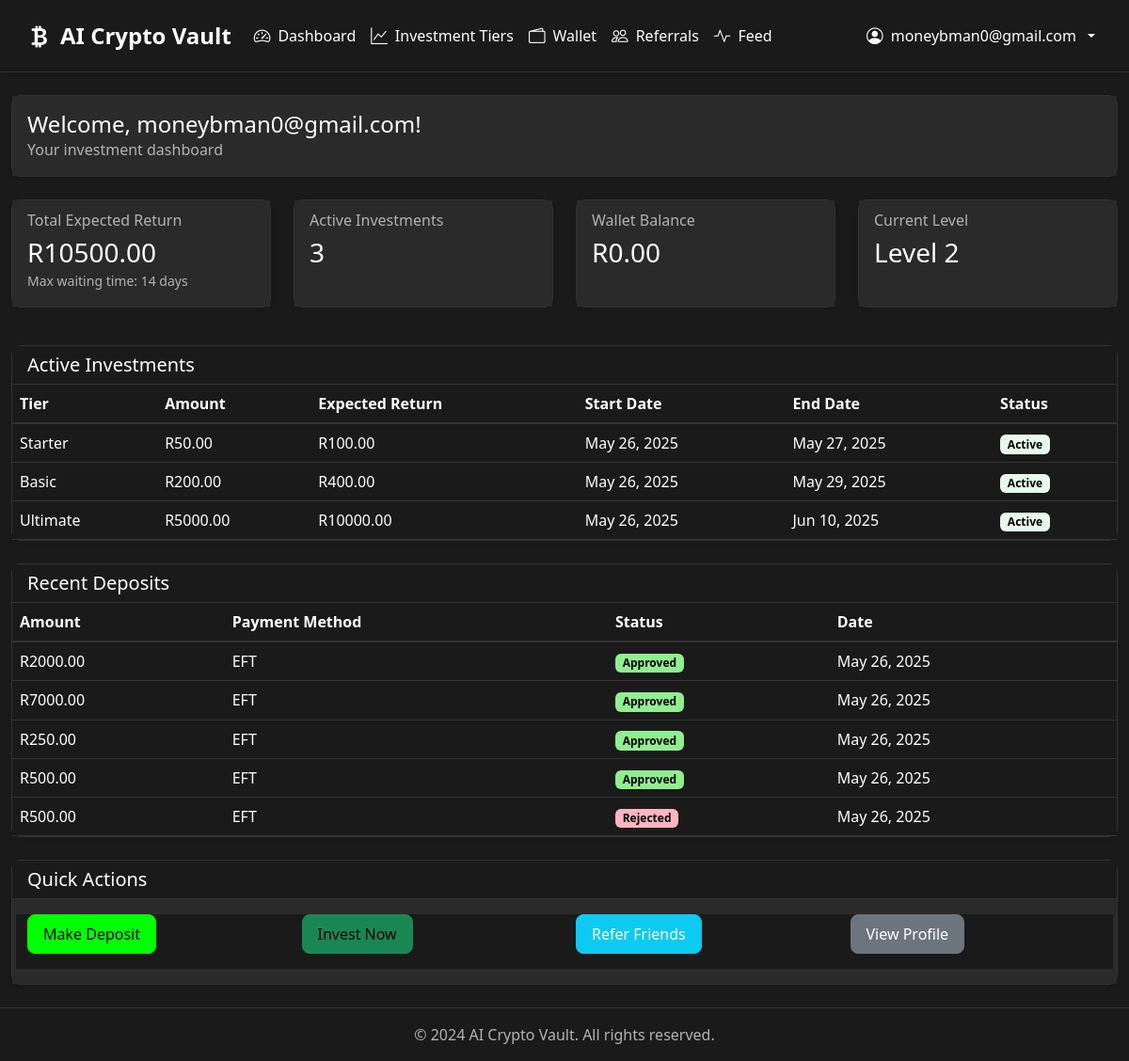
Page /dashboard/ (signed in) on the committed database.
### core/models.py (models this page shows, shortened)
class CustomUser(AbstractUser):
    email = models.EmailField(unique=True)
    phone = models.CharField(max_length=15, blank=True)
    auto_reinvest = models.BooleanField(default=False)
    total_invested = models.DecimalField(max_digits=12, decimal_places=2, default=0)
    level = models.IntegerField(default=1)
    last_ip = models.GenericIPAddressField(null=True, blank=True)  # Last known IP address
    USERNAME_FIELD = 'email'
    REQUIRED_FIELDS = ['username']
    def get_next_level_threshold(self):
        if self.level == 1:
            return Decimal('10000') - self.total_invested
        elif self.level == 2:
            return Decimal('20000') - self.total_invested
        return Decimal('0')

class Wallet(models.Model):
    user = models.OneToOneField(CustomUser, on_delete=models.CASCADE)
    balance = models.DecimalField(max_digits=12, decimal_places=2, default=0)
    created_at = models.DateTimeField(auto_now_add=True)
    updated_at = models.DateTimeField(auto_now=True)

class Investment(models.Model):
    user = models.ForeignKey(CustomUser, on_delete=models.CASCADE)
    tier = models.ForeignKey(InvestmentTier, on_delete=models.CASCADE)
    amount = models.DecimalField(max_digits=12, decimal_places=2)
    return_amount = models.DecimalField(max_digits=12, decimal_places=2)
    start_date = models.DateTimeField(auto_now_add=True)
    end_date = models.DateTimeField()
    expires_at = models.DateTimeField(default=timezone.now)  # Added default value
    is_active = models.BooleanField(default=True)
    created_at = models.DateTimeField(auto_now_add=True)
    updated_at = models.DateTimeField(auto_now=True)

class InvestmentTier(models.Model):
    name = models.CharField(max_length=100)
    amount = models.DecimalField(max_digits=12, decimal_places=2)
    return_amount = models.DecimalField(max_digits=12, decimal_places=2)
    duration_days = models.IntegerField()
    min_level = models.IntegerField(default=1)
    created_at = models.DateTimeField(auto_now_add=True)
    updated_at = models.DateTimeField(auto_now=True)
    logo = models.ImageField(upload_to='tier_logos/', null=True, blank=True)  # Logo for the tier
    description = models.TextField(blank=True)  # Description of the tier

class Deposit(models.Model):
    STATUS_CHOICES = [
        ('pending', 'Pending'),
        ('approved', 'Approved'),
        ('rejected', 'Rejected'),
    ]
    PAYMENT_METHODS = [
        ('eft', 'EFT'),
        ('cash', 'Cash Deposit'),
    ]
    user = models.ForeignKey(CustomUser, on_delete=models.CASCADE)
    amount = models.DecimalField(max_digits=12, decimal_places=2)
    payment_method = models.CharField(max_length=20, choices=PAYMENT_METHODS)
    proof_image = models.ImageField(upload_to='deposit_proofs/', null=True, blank=True)
    status = models.CharField(max_length=10, choices=STATUS_CHOICES, default='pending')
    created_at = models.DateTimeField(auto_now_add=True)
    updated_at = models.DateTimeField(auto_now=True)
    admin_notes = models.TextField(blank=True)  # Admin notes for approval/rejection

### core/views.py (the view)
# urls.py: path('dashboard/', views.dashboard_view, name='dashboard'),
@login_required
def dashboard_view(request):
    user = request.user
    wallet, created = Wallet.objects.get_or_create(user=user)
    investments = Investment.objects.filter(user=user)
    deposits = Deposit.objects.filter(user=user).order_by('-created_at')
    referrals = Referral.objects.filter(inviter=user)
    total_earnings = sum(inv.return_amount - inv.amount for inv in investments if not inv.is_active)
    active_investments = investments.filter(is_active=True)
    total_expected_return = sum(inv.return_amount for inv in active_investments)
    max_waiting_time = 0
    if active_investments.exists():
        furthest_end_date = max(inv.end_date for inv in active_investments)
        max_waiting_time = (furthest_end_date - timezone.now()).days
    total_deposits = sum(dep.amount for dep in deposits if dep.status == 'approved')
    total_bonus = sum(ref.bonus_amount for ref in referrals)
    active_investments = investments.filter(is_active=True)
    completed_investments = investments.filter(is_active=False)
    available_tiers = InvestmentTier.objects.filter(min_level__lte=user.level)
    next_level_threshold = user.get_next_level_threshold()
    progress_percentage = 0
    if next_level_threshold > 0:
        if user.level == 1:
            progress_percentage = (user.total_invested / Decimal('10000')) * 100
        elif user.level == 2:
            progress_percentage = ((user.total_invested - Decimal('10000')) / Decimal('10000')) * 100
    context = {
        'wallet': wallet,
        'total_earnings': total_earnings,
        'total_expected_return': total_expected_return,
        'max_waiting_time': max_waiting_time,
        'total_deposits': total_deposits,
        'total_bonus': total_bonus,
        'active_investments': active_investments,
        'completed_investments': completed_investments,
        'deposits': deposits,
        'tiers': available_tiers,
        'user_level': user.level,
        'total_invested': user.total_invested,
        'next_level_threshold': next_level_threshold,
        'progress_percentage': progress_percentage,
    }
    return render(request, 'core/dashboard.html', context)

### core/templates/core/dashboard.html
{% extends 'core/base.html' %}
{% load static %}
{% block content %}
<div class="container-fluid">
    <div class="row mb-4">
        <div class="col-12">
            <div class="card shadow-sm">
                <div class="card-body">
                    <h2 class="card-title h4 mb-0">Welcome, {{ user.username }}!</h2>
                    <p class="text-muted mb-0">Your investment dashboard</p>
                </div>
            </div>
        </div>
    </div>
    <div class="row mb-4">
        <div class="col-12 col-md-6 col-lg-3 mb-3">
            <div class="card shadow-sm h-100">
                <div class="card-body">
                    <h6 class="card-subtitle mb-2 text-muted">Total Expected Return</h6>
                    <h3 class="card-title mb-0">R{{ total_expected_return }}</h3>
                    <small class="text-muted">Max waiting time: {{ max_waiting_time }} days</small>
                </div>
            </div>
        </div>
        <div class="col-12 col-md-6 col-lg-3 mb-3">
            <div class="card shadow-sm h-100">
                <div class="card-body">
                    <h6 class="card-subtitle mb-2 text-muted">Active Investments</h6>
                    <h3 class="card-title mb-0">{{ active_investments.count }}</h3>
                </div>
            </div>
        </div>
        <div class="col-12 col-md-6 col-lg-3 mb-3">
            <div class="card shadow-sm h-100">
                <div class="card-body">
                    <h6 class="card-subtitle mb-2 text-muted">Wallet Balance</h6>
                    <h3 class="card-title mb-0">R{{ user.wallet.balance }}</h3>
                </div>
            </div>
        </div>
        <div class="col-12 col-md-6 col-lg-3 mb-3">
            <div class="card shadow-sm h-100">
                <div class="card-body">
                    <h6 class="card-subtitle mb-2 text-muted">Current Level</h6>
                    <h3 class="card-title mb-0">Level {{ user.level }}</h3>
                </div>
            </div>
        </div>
    </div>
    <div class="row mb-4">
        <div class="col-12">
            <div class="card shadow-sm">
                <div class="card-header bg-white">
                    <h5 class="card-title mb-0">Active Investments</h5>
                </div>
                <div class="card-body p-0">
                    <div class="table-responsive">
                        <table class="table table-hover mb-0">
                            <thead>
                                <tr>
                                    <th>Tier</th>
                                    <th>Amount</th>
                                    <th>Expected Return</th>
                                    <th>Start Date</th>
                                    <th>End Date</th>
                                    <th>Status</th>
                                </tr>
                            </thead>
                            <tbody>
                                {% for investment in active_investments %}
                                <tr>
                                    <td>{{ investment.tier.name }}</td>
                                    <td>R{{ investment.amount }}</td>
                                    <td>R{{ investment.return_amount }}</td>
                                    <td>{{ investment.start_date|date:"M d, Y" }}</td>
                                    <td>{{ investment.end_date|date:"M d, Y" }}</td>
                                    <td>
                                        <span class="badge badge-success" style="color: #28a745; background-color: #e6f9ec;">Active</span>
                                    </td>
                                </tr>
                                {% empty %}
                                <tr>
                                    <td colspan="6" class="text-center py-4">No active investments</td>
                                </tr>
                                {% endfor %}
                            </tbody>
                        </table>
                    </div>
                </div>
            </div>
        </div>
    </div>
    <div class="row mb-4">
        <div class="col-12">
            <div class="card shadow-sm">
                <div class="card-header bg-white">
                    <h5 class="card-title mb-0">Recent Deposits</h5>
                </div>
                <div class="card-body p-0">
                    <div class="table-responsive">
                        <table class="table table-hover mb-0">
                            <thead>
                                <tr>
                                    <th>Amount</th>
                                    <th>Payment Method</th>
                                    <th>Status</th>
                                    <th>Date</th>
                                </tr>
                            </thead>
                            <tbody>
                                {% for deposit in deposits %}
                                <tr>
                                    <td>R{{ deposit.amount }}</td>
                                    <td>{{ deposit.get_payment_method_display }}</td>
                                    <td>
                                        {% if deposit.status == 'approved' %}
                                            <span class="badge badge-{{ deposit.status|lower }}" style="color: #000000 !important; background-color: #90EE90;">{{ deposit.get_status_display }}</span>
                                        {% elif deposit.status == 'rejected' %}
                                            <span class="badge badge-{{ deposit.status|lower }}" style="color: #000000 !important; background-color: #FFB6C1;">{{ deposit.get_status_display }}</span>
                                        {% else %}
                                            <span class="badge badge-{{ deposit.status|lower }}" style="color: #000000 !important; background-color: #e6f9ec;">{{ deposit.get_status_display }}</span>
                                        {% endif %}
                                    </td>
                                    <td>{{ deposit.created_at|date:"M d, Y" }}</td>
                                </tr>
                                {% empty %}
                                <tr>
                                    <td colspan="4" class="text-center py-4">No recent deposits</td>
                                </tr>
                                {% endfor %}
                            </tbody>
                        </table>
                    </div>
                </div>
            </div>
        </div>
    </div>
    <div class="row">
        <div class="col-12">
            <div class="card shadow-sm">
                <div class="card-header bg-white">
                    <h5 class="card-title mb-0">Quick Actions</h5>
                </div>
                <div class="card-body">
                    <div class="row">
                        <div class="col-6 col-md-3 mb-3">
                            <a href="{% url 'deposit' %}" class="btn btn-primary btn-block">Make Deposit</a>
                        </div>
                        <div class="col-6 col-md-3 mb-3">
                            <a href="{% url 'tiers' %}" class="btn btn-success btn-block">Invest Now</a>
                        </div>
                        <div class="col-6 col-md-3 mb-3">
                            <a href="{% url 'referral' %}" class="btn btn-info btn-block">Refer Friends</a>
                        </div>
                        <div class="col-6 col-md-3 mb-3">
                            <a href="{% url 'profile' %}" class="btn btn-secondary btn-block">View Profile</a>
                        </div>
                    </div>
                </div>
            </div>
        </div>
    </div>
</div>
{% endblock %}

### core/templates/core/base.html (shortened to what this page needs)
{% load static %}
<!DOCTYPE html>
<html lang="en">
<head>
    <link href="https://cdn.jsdelivr.net/npm/bootstrap@5.3.0/dist/css/bootstrap.min.css" rel="stylesheet">
    <link rel="stylesheet" href="https://cdn.jsdelivr.net/npm/bootstrap-icons@1.11.0/font/bootstrap-icons.css">
    <link rel="stylesheet" href="{% static 'css/main.css' %}">
</head>
<body>
    <nav class="navbar navbar-expand-lg navbar-dark">
        <div class="container-fluid">
            <a class="navbar-brand" href="{% url 'home' %}">
                <i class="bi bi-currency-bitcoin"></i> AI Crypto Vault
            </a>
            <div class="collapse navbar-collapse" id="navbarNav">
                <ul class="navbar-nav me-auto">
                    {% if user.is_authenticated %}
                        <li class="nav-item">
                            <a class="nav-link" href="{% url 'dashboard' %}">
                                <i class="bi bi-speedometer2"></i> Dashboard
                            </a>
                        </li>
                        <li class="nav-item">
                            <a class="nav-link" href="{% url 'tiers' %}">
                                <i class="bi bi-graph-up"></i> Investment Tiers
                            </a>
                        </li>
                        <li class="nav-item">
                            <a class="nav-link" href="{% url 'wallet' %}">
                                <i class="bi bi-wallet2"></i> Wallet
                            </a>
                        </li>
                        <li class="nav-item">
                            <a class="nav-link" href="{% url 'referral' %}">
                                <i class="bi bi-people"></i> Referrals
                            </a>
                        </li>
                        <li class="nav-item">
                            <a class="nav-link" href="{% url 'feed' %}">
                                <i class="bi bi-activity"></i> Feed
                            </a>
                        </li>
                    {% endif %}
                </ul>
                <ul class="navbar-nav">
                    {% if user.is_authenticated %}
                        <li class="nav-item dropdown">
                            <a class="nav-link dropdown-toggle" href="#" id="navbarDropdown" role="button" data-bs-toggle="dropdown">
                                <i class="bi bi-person-circle"></i> {{ user.username }}
                            </a>
                        </li>
                    {% endif %}
                </ul>
            </div>
        </div>
    </nav>
    <main class="py-4">
        {% block content %}{% endblock %}
    </main>
    <footer class="footer mt-auto py-3">
        <div class="container text-center">
            <span class="text-muted">© 2024 AI Crypto Vault. All rights reserved.</span>
        </div>
    </footer>
</body>
</html>

### rows in the picture
CustomUser: username "moneybman0@gmail.com", wallet.balance "0.00", level "2"
Investment: tier.name "Starter", amount "50.00", return_amount "100.00", start_date "May 26, 2025", end_date "May 27, 2025"
Investment: tier.name "Basic", amount "200.00", return_amount "400.00", start_date "May 26, 2025", end_date "May 29, 2025"
Investment: tier.name "Ultimate", amount "5000.00", return_amount "10000.00", start_date "May 26, 2025", end_date "Jun 10, 2025"
Deposit: amount "2000.00", payment_method "EFT", status "Approved", created_at "May 26, 2025"
Deposit: amount "7000.00", payment_method "EFT", status "Approved", created_at "May 26, 2025"
Deposit: amount "250.00", payment_method "EFT", status "Approved", created_at "May 26, 2025"
Deposit: amount "500.00", payment_method "EFT", status "Approved", created_at "May 26, 2025"
Deposit: amount "500.00", payment_method "EFT", status "Rejected", created_at "May 26, 2025"

### other values in the picture
{{ total_expected_return }} "10500.00"
{{ max_waiting_time }} "14"
{{ active_investments.count }} "3"
